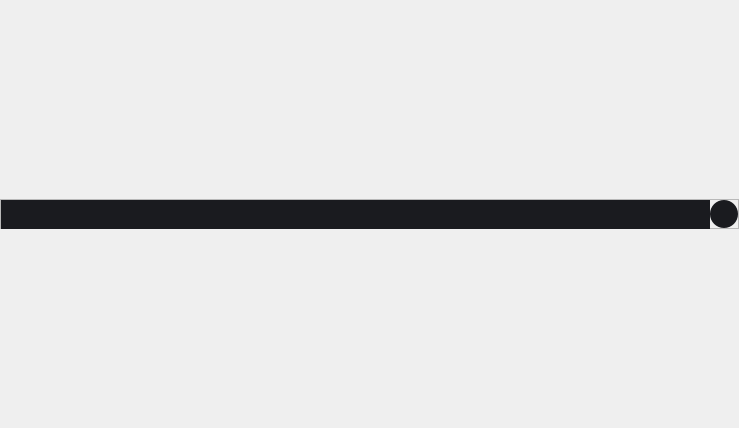
                   <widget class="QWidget" name="playListWidget">
                    <property name="geometry">
                     <rect>
                      <x>0</x>
                      <y>0</y>
                      <width>739</width>
                      <height>428</height>
                     </rect>
                    </property>
                    <property name="mouseTracking">
                     <bool>true</bool>
                    </property>
                    <property name="contextMenuPolicy">
                     <enum>Qt::ActionsContextMenu</enum>
                    </property>
                    <property name="acceptDrops">
                     <bool>true</bool>
                    </property>
                    <layout class="QVBoxLayout" name="verticalLayout_12">
                     <property name="spacing">
                      <number>0</number>
                     </property>
                     <property name="leftMargin">
                      <number>0</number>
                     </property>
                     <property name="topMargin">
                      <number>0</number>
                     </property>
                     <property name="rightMargin">
                      <number>0</number>
                     </property>
                     <property name="bottomMargin">
                      <number>0</number>
                     </property>
                     <item>
                      <layout class="QVBoxLayout" name="playlistContainer">
                       <property name="spacing">
                        <number>0</number>
                       </property>
                       <property name="rightMargin">
                        <number>0</number>
                       </property>
                       <item>
                        <layout class="QVBoxLayout" name="playBox">
                         <property name="spacing">
                          <number>5</number>
                         </property>
                        </layout>
                       </item>
                       <item>
                        <widget class="QFrame" name="frame_2">
                         <property name="minimumSize">
                          <size>
                           <width>0</width>
                           <height>30</height>
                          </size>
                         </property>
                         <property name="maximumSize">
                          <size>
                           <width>16777215</width>
                           <height>30</height>
                          </size>
                         </property>
                         <property name="frameShape">
                          <enum>QFrame::StyledPanel</enum>
                         </property>
                         <property name="frameShadow">
                          <enum>QFrame::Raised</enum>
                         </property>
                         <layout class="QHBoxLayout" name="horizontalLayout_15">
                          <property name="spacing">
                           <number>0</number>
                          </property>
                          <property name="leftMargin">
                           <number>0</number>
                          </property>
                          <property name="topMargin">
                           <number>0</number>
                          </property>
                          <property name="rightMargin">
                           <number>0</number>
                          </property>
                          <property name="bottomMargin">
                           <number>0</number>
                          </property>
                          <item>
                           <widget class="QLabel" name="running3">
                            <property name="minimumSize">
                             <size>
                              <width>0</width>
                              <height>30</height>
                             </size>
                            </property>
                            <property name="maximumSize">
                             <size>
                              <width>16777215</width>
                              <height>30</height>
                             </size>
                            </property>
                            <property name="styleSheet">
                             <string notr="true">font-weight: bold;
font-size: 13px;
color: rgb(255, 206, 29);
background-color: rgb(26, 27, 31);
padding-left: 10px;</string>
                            </property>
                            <property name="text">
                             <string/>
                            </property>
                           </widget>
                          </item>
                          <item>
                           <widget class="QPushButton" name="playPause_3">
                            <property name="minimumSize">
                             <size>
                              <width>28</width>
                              <height>28</height>
                             </size>
                            </property>
                            <property name="maximumSize">
                             <size>
                              <width>28</width>
                              <height>28</height>
                             </size>
                            </property>
                            <property name="styleSheet">
                             <string notr="true">QPushButton {
	border: none;
	background-color: rgb(26, 27, 31);
	border-radius: 14px;
}

QPushButton:hover {
	background-color: rgb(45, 47, 54);
}

QPushButton:pressed {
	background-color: rgb(0, 0, 0);
}</string>
                            </property>
                            <property name="text">
                             <string/>
                            </property>
                            <property name="icon">
                             <iconset resource="../resources.qrc">
                              <normaloff>:/icons/assets/play.svg</normaloff>:/icons/assets/play.svg</iconset>
                            </property>
                            <property name="iconSize">
                             <size>
                              <width>24</width>
                              <height>24</height>
                             </size>
                            </property>
                           </widget>
                          </item>
                         </layout>
                        </widget>
                       </item>
                      </layout>
                     </item>
                    </layout>
                   </widget>
